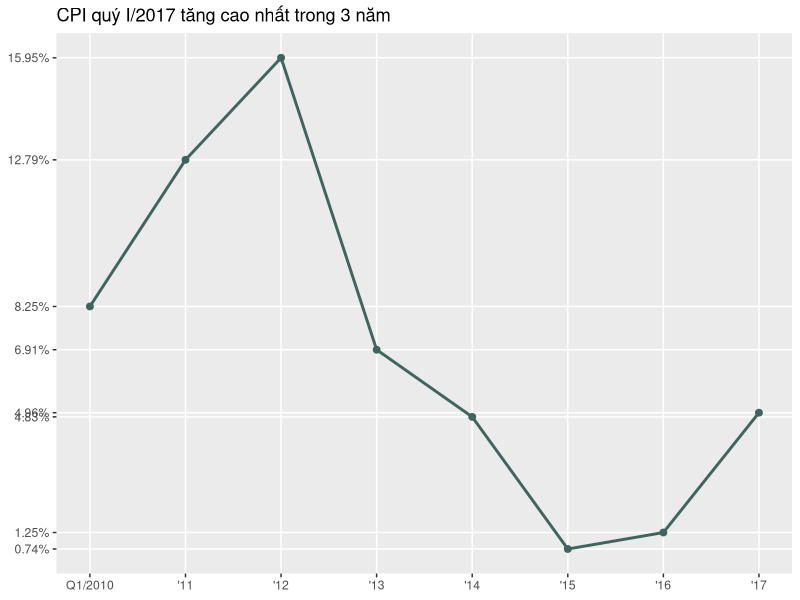
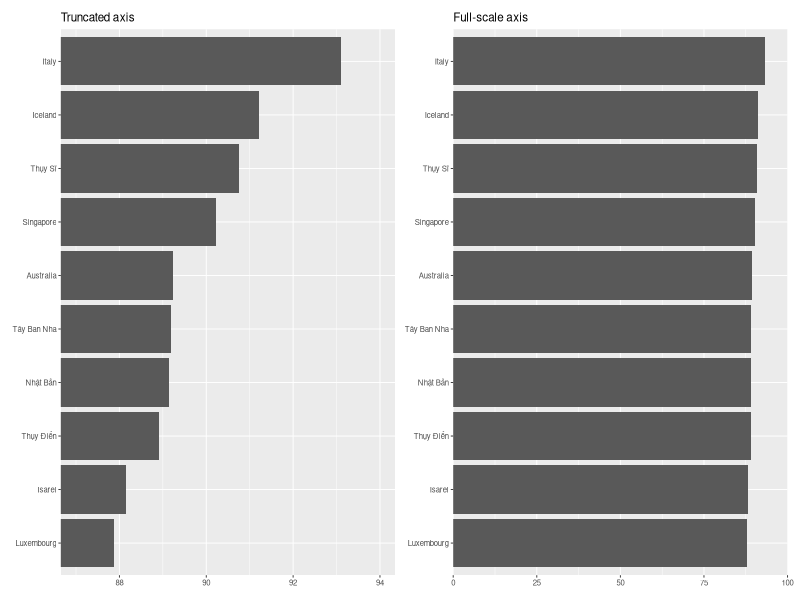
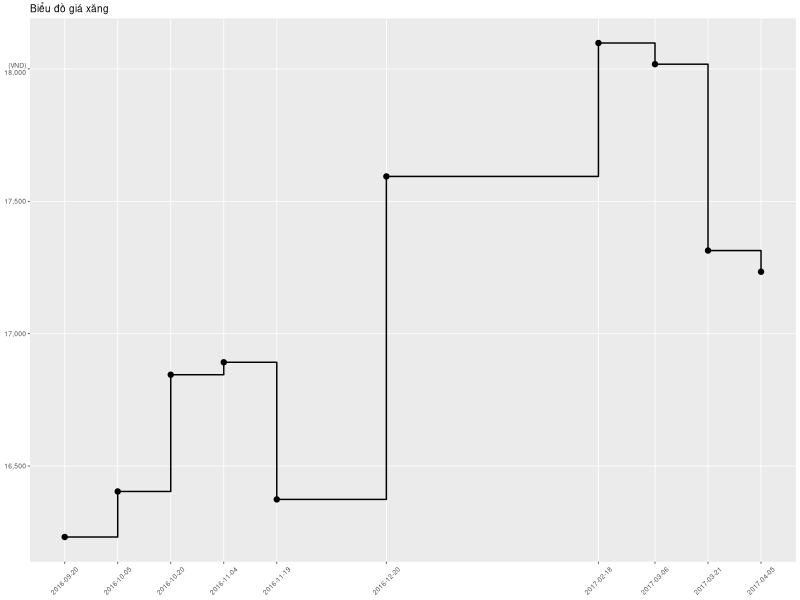
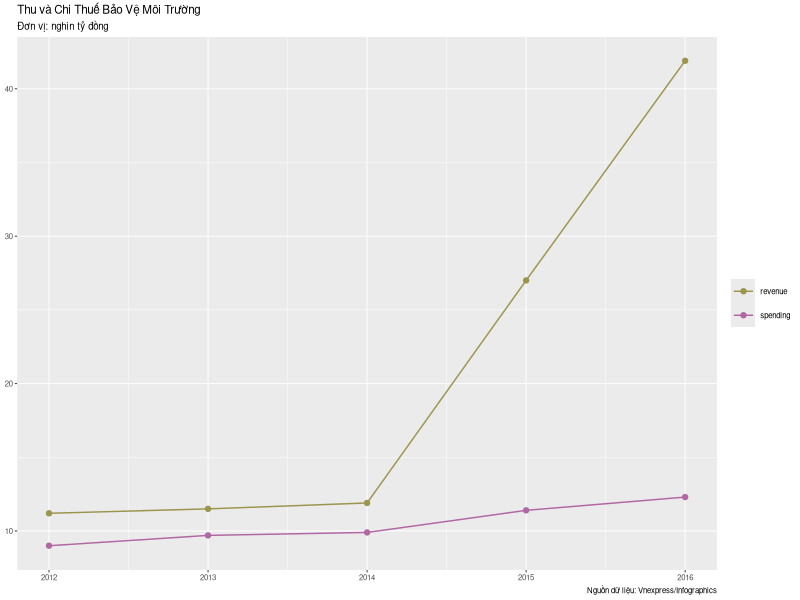

Here is the R script that generated these plots, in order:
## ---- chunk 1
options(htmltools.dir.version = FALSE, width = 90)
knitr::opts_chunk$set(fig.width=4.25, fig.height=3.5, fig.retina=3, fig.align = "center",
                      message=FALSE, warning=FALSE, cache = TRUE,
                      autodep = TRUE, hiline=TRUE, dev = "svg")
library(readr)
library(tidyr)
library(dplyr)
library(ggplot2)
library(patchwork)
## ---- chunk 2

## ---- chunk 3

## ---- chunk 4

## ---- chunk 5

## ---- chunk 6

## ---- chunk 7

## ---- chunk 8

## ---- chunk 9

## ---- chunk 10

## ---- chunk 11
cpi <- data.frame(
    year = 2010:2017,
    cpi = c(8.25, 12.79, 15.95, 6.91, 4.83, 0.74, 1.25, 4.96)
)

ggplot(cpi, aes(year, cpi)) +
    geom_line(size = 1, color = "#40655e") +
    geom_point(size = 2, color = "#40655e") +
    labs(title = "CPI quý I/2017 tăng cao nhất trong 3 năm") +
    scale_x_continuous(name = NULL,
                       breaks = 2010:2017,
                       labels = c("Q1/2010", paste0("'", 11:17))) +
    scale_y_continuous(name = NULL,
                       breaks = cpi$cpi,
                       labels = paste0(cpi$cpi, "%")) +
    theme(panel.grid.minor.y = element_blank(),
          panel.grid.minor.x = element_blank())
## ---- chunk 12
health_index <- data.frame(
    country = c("Italy", "Iceland", "Thụy Sĩ", "Singapore", "Australia",
                "Tây Ban Nha", "Nhật Bản", "Thụy Điển", "Isarel", "Luxembourg"),
    score = c(93.11, 91.21, 90.75, 90.23, 89.24, 89.19, 89.15, 88.92, 88.14, 87.87),
    stringsAsFactors = FALSE
)

health_index <- health_index %>%
    mutate(country = forcats::fct_reorder(country, score))

ggplot(health_index,
       aes(country, score)) +
    geom_col() +
    labs(x = NULL, y = NULL,
         title = "Truncated axis") +
    theme_gray(base_size = 7) +
    coord_flip(ylim = c(87, 94)) -> none_zero_baseline

ggplot(health_index,
       aes(country, score)) +
    geom_col() +
    labs(x = NULL, y = NULL,
         title = "Full-scale axis") +
    scale_y_continuous(expand = c(0, 0), limits = c(0, 100)) +
    theme_gray(base_size = 7) +
    coord_flip() -> zero_baseline

none_zero_baseline + zero_baseline
## ---- chunk 13
gasoline_price <- data.frame(
    date = c("2016-09-20", "2016-10-05", "2016-10-20", "2016-11-04", "2016-11-19",
             "2016-12-20", "2017-02-18", "2017-03-06", "2017-03-21", "2017-04-05"),
    price = c(16232, 16404, 16845, 16892, 16374, 17594, 18098, 18018, 17314, 17234),
    stringsAsFactors = FALSE
)

gasoline_price$date <- as.Date(gasoline_price$date)

ggplot(gasoline_price, aes(date, price)) +
    geom_point() +
    geom_step() +
    labs(title = "Biểu đồ giá xăng") +
    scale_x_date(name = NULL,
                 breaks = gasoline_price$date) +
    scale_y_continuous(name = NULL,
                       breaks = seq(16500, 18000, 500),
                       labels = c("16,500", "17,000", "17,500", "(VND)\n18,000")) +
    theme_gray(base_size = 6) +
    theme(axis.text.x = element_text(angle = 45, vjust = 0.5),
          panel.grid.minor = element_blank())
## ---- chunk 14
env_tax <- data.frame(
    year = 2012:2016,
    revenue = c(11.2, 11.5, 11.9, 27, 41.9),
    spending = c(9, 9.7, 9.9, 11.4, 12.3)
)

env_tax <- env_tax %>%
    gather(type, amount, -year)

ggplot(env_tax, aes(year, amount, color = type)) +
    geom_line() +
    geom_point() +
    labs(x = NULL, y = NULL,
         title = "Thu và Chi Thuế Bảo Vệ Môi Trường",
         subtitle = "Đơn vị: nghìn tỷ đồng",
         caption = "Nguồn dữ liệu: Vnexpress/Infographics") +
    scale_color_manual(name = NULL, values = c("#9c954d", "#b067a3")) +
    theme_gray(base_size = 7)
## ---- chunk 15

## ---- chunk 16

## ---- chunk 17

## ---- chunk 18

